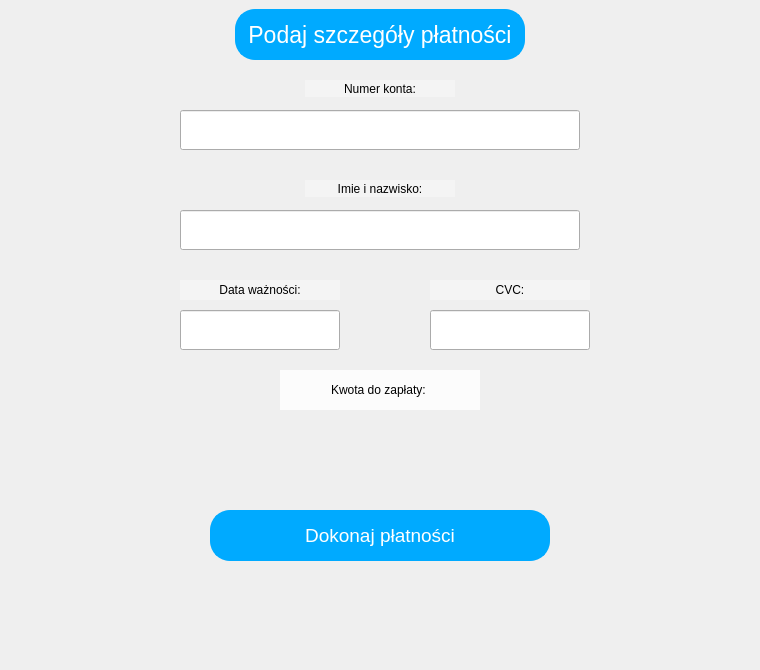
<?xml version="1.0" encoding="UTF-8"?>
<ui version="4.0">
 <class>Form</class>
 <widget class="QWidget" name="Form">
  <property name="geometry">
   <rect>
    <x>0</x>
    <y>0</y>
    <width>760</width>
    <height>670</height>
   </rect>
  </property>
  <property name="windowTitle">
   <string>Form</string>
  </property>
  <property name="styleSheet">
   <string notr="true">background-image: url(&quot;resources/home_background.png&quot;);
background-repeat: no-repeat;
</string>
  </property>
  <widget class="QLabel" name="pay_title">
   <property name="geometry">
    <rect>
     <x>235</x>
     <y>9</y>
     <width>290</width>
     <height>51</height>
    </rect>
   </property>
   <property name="font">
    <font>
     <pointsize>17</pointsize>
    </font>
   </property>
   <property name="styleSheet">
    <string notr="true">QLabel {
	background: rgb(0, 170, 255);
	border: 2px solid rgb(0, 170, 255);
	border-radius: 20px;
	color: white;
}</string>
   </property>
   <property name="text">
    <string>Podaj szczegóły płatności</string>
   </property>
   <property name="alignment">
    <set>Qt::AlignCenter</set>
   </property>
  </widget>
  <widget class="QLineEdit" name="lineEdit_ban">
   <property name="geometry">
    <rect>
     <x>180</x>
     <y>110</y>
     <width>400</width>
     <height>40</height>
    </rect>
   </property>
  </widget>
  <widget class="QLabel" name="ban_label">
   <property name="geometry">
    <rect>
     <x>305</x>
     <y>80</y>
     <width>150</width>
     <height>17</height>
    </rect>
   </property>
   <property name="styleSheet">
    <string notr="true">QLabel {
	background:rgba(255, 255, 255, 0.3);
	color: black;
}</string>
   </property>
   <property name="text">
    <string>Numer konta:</string>
   </property>
   <property name="alignment">
    <set>Qt::AlignCenter</set>
   </property>
  </widget>
  <widget class="QLabel" name="label_3">
   <property name="geometry">
    <rect>
     <x>305</x>
     <y>180</y>
     <width>150</width>
     <height>17</height>
    </rect>
   </property>
   <property name="styleSheet">
    <string notr="true">QLabel {
	background:rgba(255, 255, 255, 0.3);
	color: black;
}</string>
   </property>
   <property name="text">
    <string>Imie i nazwisko:</string>
   </property>
   <property name="alignment">
    <set>Qt::AlignCenter</set>
   </property>
  </widget>
  <widget class="QLabel" name="label_4">
   <property name="geometry">
    <rect>
     <x>180</x>
     <y>280</y>
     <width>160</width>
     <height>20</height>
    </rect>
   </property>
   <property name="styleSheet">
    <string notr="true">QLabel {
	background:rgba(255, 255, 255, 0.3);
	color: black;
}</string>
   </property>
   <property name="text">
    <string>Data ważności:</string>
   </property>
   <property name="alignment">
    <set>Qt::AlignCenter</set>
   </property>
  </widget>
  <widget class="QLabel" name="label_5">
   <property name="geometry">
    <rect>
     <x>430</x>
     <y>280</y>
     <width>160</width>
     <height>20</height>
    </rect>
   </property>
   <property name="styleSheet">
    <string notr="true">QLabel {
	background:rgba(255, 255, 255, 0.3);
	color: black;
}</string>
   </property>
   <property name="text">
    <string>CVC:</string>
   </property>
   <property name="alignment">
    <set>Qt::AlignCenter</set>
   </property>
  </widget>
  <widget class="QLineEdit" name="lineEdit2_ban">
   <property name="geometry">
    <rect>
     <x>180</x>
     <y>210</y>
     <width>400</width>
     <height>40</height>
    </rect>
   </property>
  </widget>
  <widget class="QLineEdit" name="lineEdit3_ban">
   <property name="geometry">
    <rect>
     <x>180</x>
     <y>310</y>
     <width>160</width>
     <height>40</height>
    </rect>
   </property>
  </widget>
  <widget class="QLineEdit" name="lineEdit4_ban">
   <property name="geometry">
    <rect>
     <x>430</x>
     <y>310</y>
     <width>160</width>
     <height>40</height>
    </rect>
   </property>
  </widget>
  <widget class="QLabel" name="label">
   <property name="geometry">
    <rect>
     <x>280</x>
     <y>370</y>
     <width>200</width>
     <height>40</height>
    </rect>
   </property>
   <property name="styleSheet">
    <string notr="true">QLabel {
	background:rgba(255, 255, 255, 0.8);
	color: black;
}</string>
   </property>
   <property name="text">
    <string>Kwota do zapłaty: </string>
   </property>
   <property name="alignment">
    <set>Qt::AlignCenter</set>
   </property>
  </widget>
  <widget class="QPushButton" name="new_film_send">
   <property name="geometry">
    <rect>
     <x>210</x>
     <y>510</y>
     <width>340</width>
     <height>51</height>
    </rect>
   </property>
   <property name="font">
    <font>
     <pointsize>14</pointsize>
    </font>
   </property>
   <property name="styleSheet">
    <string notr="true">QPushButton {
	background: rgb(0, 170, 255);
	border: 2px solid rgb(0, 170, 255);
	border-radius: 20px;
	color: white;
}

QPushButton:hover {
	background-color: rgb(255, 0, 127);
	border: 2px solid rgb(255, 0, 127);
}</string>
   </property>
   <property name="text">
    <string>Dokonaj płatności</string>
   </property>
  </widget>
 </widget>
 <resources/>
 <connections/>
</ui>
